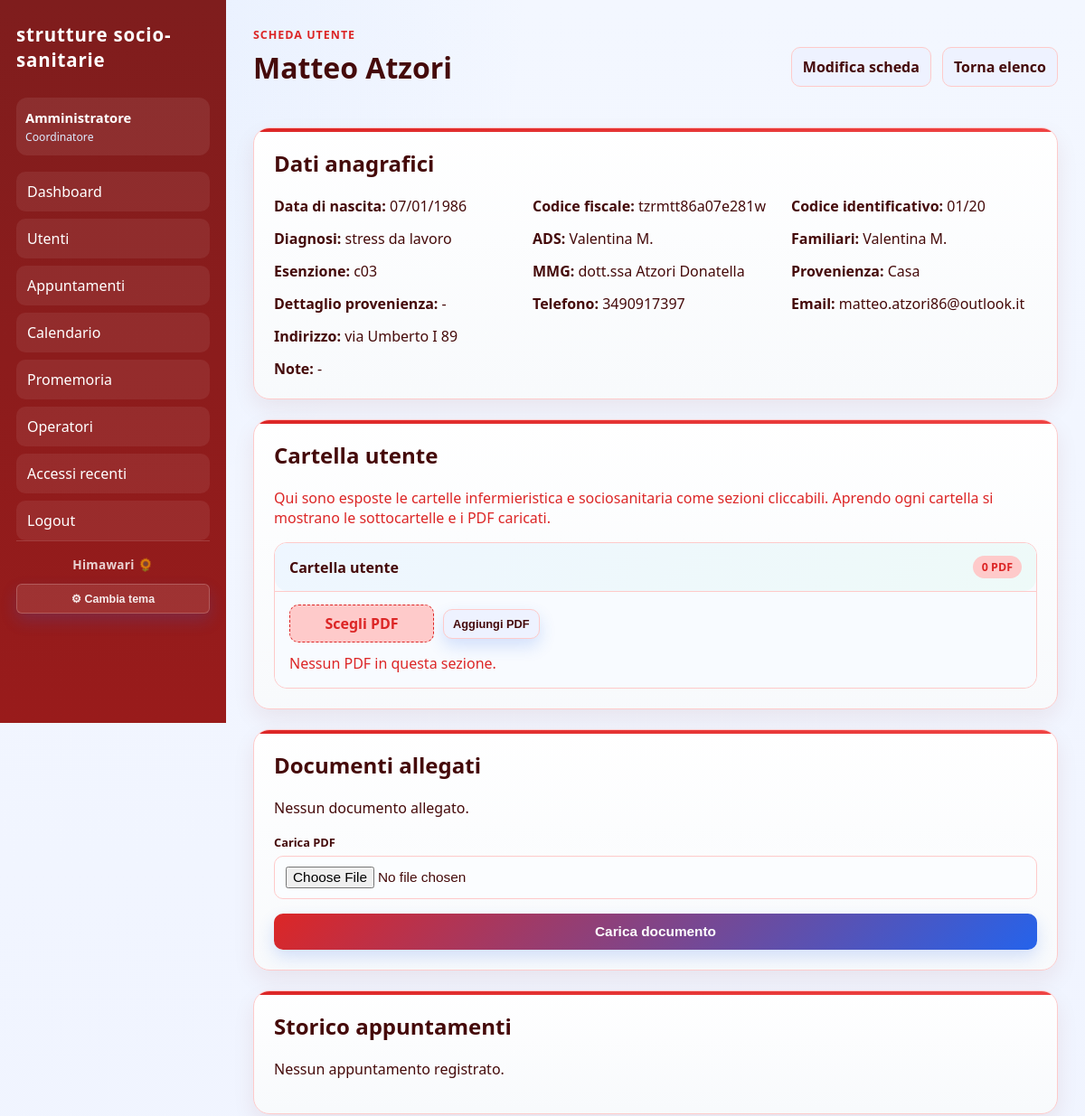
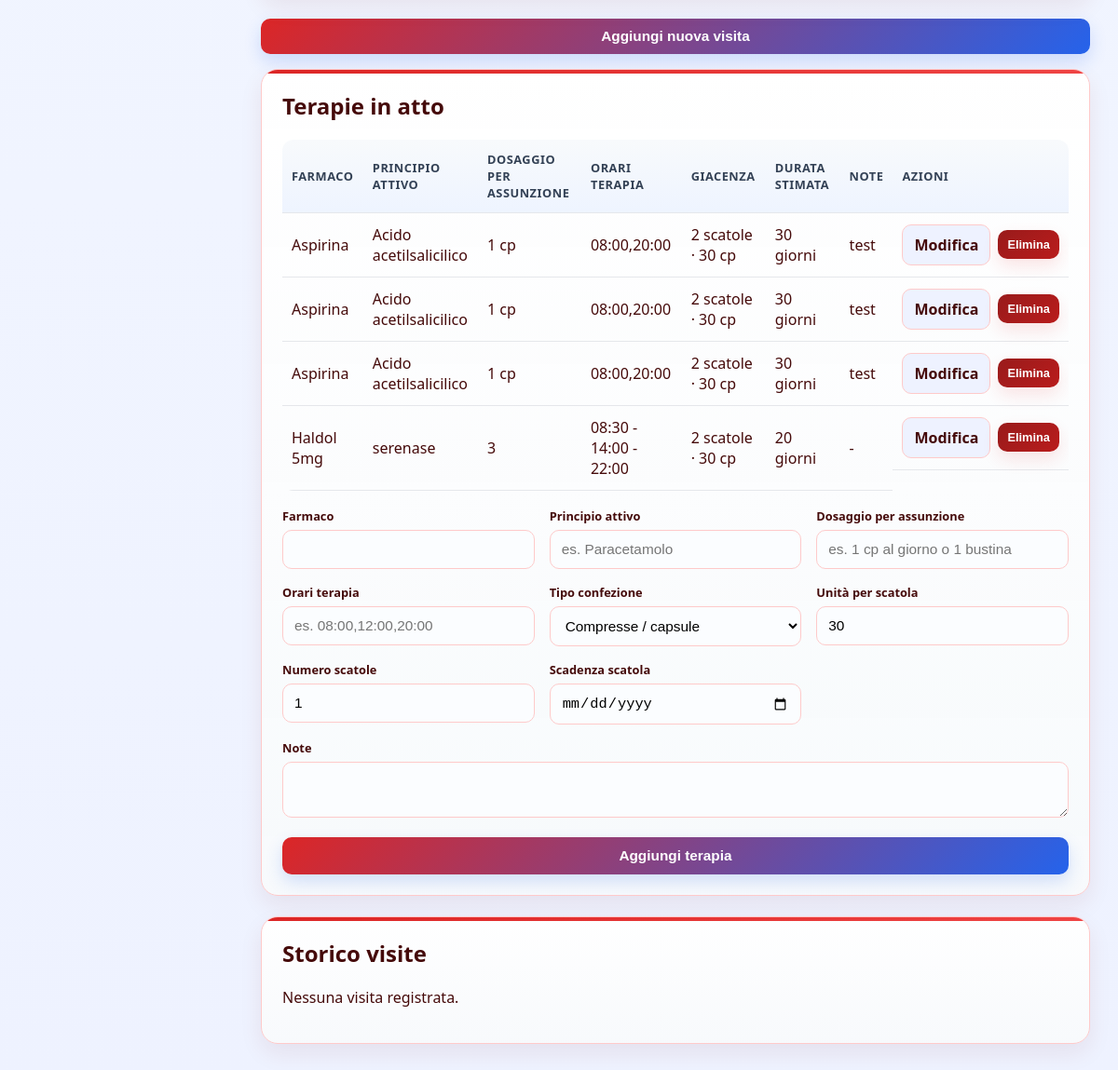
Page /patients/10 (signed in) on the committed database (2 pictures, top to bottom).
### tables this page shows
CREATE TABLE users (
            id INTEGER PRIMARY KEY AUTOINCREMENT,
            username TEXT UNIQUE NOT NULL,
            fullname TEXT NOT NULL,
            role TEXT NOT NULL,
            password TEXT NOT NULL,
            is_archived INTEGER NOT NULL DEFAULT 0
        , theme TEXT NOT NULL DEFAULT 'cool');

CREATE TABLE patients (
            id INTEGER PRIMARY KEY AUTOINCREMENT,
            first_name TEXT NOT NULL,
            last_name TEXT NOT NULL,
            birth_date TEXT,
            cf TEXT,
            phone TEXT,
            email TEXT,
            address TEXT,
            notes TEXT,
            diagnosis TEXT,
            identifier_code TEXT,
            ads TEXT,
            family_members TEXT,
            exemption TEXT,
            mmg TEXT,
            arrival_from TEXT,
            arrival_from_other TEXT
        , is_archived INTEGER NOT NULL DEFAULT 0);

CREATE TABLE therapies (
            id INTEGER PRIMARY KEY AUTOINCREMENT,
            patient_id INTEGER NOT NULL,
            drug_name TEXT NOT NULL,
            dosage TEXT,
            schedule TEXT,
            notes TEXT, active_ingredient TEXT, pack_type TEXT, units_per_box INTEGER NOT NULL DEFAULT 0, stock_boxes INTEGER NOT NULL DEFAULT 0, expiry_date TEXT,
            FOREIGN KEY (patient_id) REFERENCES patients(id)
        );

### app.py (the view)
@app.route("/patients/<int:patient_id>")
@require_login
def patient_detail(patient_id):
    if not user_has_permission("view_patients"):
        abort(403)
    conn = get_db()
    patient = conn.execute("SELECT * FROM patients WHERE id = ?", (patient_id,)).fetchone()
    if not patient:
        conn.close()
        flash("Utente non trovato.", "danger")
        return redirect(url_for("patients"))
    folder_root = get_patient_folder_root(patient)
    folder_tree = build_patient_folder_tree(folder_root)
    appointments = conn.execute(
        """
        SELECT * FROM appointments
        WHERE patient_id = ?
        ORDER BY appointment_date DESC, appointment_time DESC
        """,
        (patient_id,),
    ).fetchall()
    visits = conn.execute(
        """
        SELECT * FROM visits
        WHERE patient_id = ?
        ORDER BY visit_date DESC
        """,
        (patient_id,),
    ).fetchall()
    therapies = conn.execute(
        "SELECT * FROM therapies WHERE patient_id = ? ORDER BY id DESC",
        (patient_id,),
    ).fetchall()
    documents = conn.execute(
        "SELECT * FROM patient_documents WHERE patient_id = ? ORDER BY uploaded_at DESC",
        (patient_id,),
    ).fetchall()
    conn.close()
    return render_template(
        "patient_detail.html",
        patient=patient,
        appointments=appointments,
        visits=visits,
        therapies=therapies,
        documents=documents,
        folder_tree=folder_tree,
        therapy_stock_summary=therapy_stock_summary,
    )

### templates/patient_detail.html (shortened to what this page needs)
{% extends 'base.html' %}
{% block content %}
<div class="page-header">
    <div>
        <p class="eyebrow">Scheda utente</p>
        <h1>{{ patient.first_name }} {{ patient.last_name }}</h1>
    </div>
    <div class="actions-row">
        {% if user_has_permission('edit_patients') %}
        <a class="secondary-btn" href="{{ url_for('edit_patient', patient_id=patient.id) }}">Modifica scheda</a>
        {% endif %}
        <a class="secondary-btn" href="{{ url_for('patients') }}">Torna elenco</a>
    </div>
</div>
<section class="panel">
    <h2>Dati anagrafici</h2>
    <div class="details-grid">
        <div><strong>Data di nascita:</strong> {{ patient.birth_date|it_date or '-' }}</div>
        <div><strong>Codice fiscale:</strong> {{ patient.cf or '-' }}</div>
        <div><strong>Codice identificativo:</strong> {{ patient.identifier_code or '-' }}</div>
        <div><strong>Diagnosi:</strong> {{ patient.diagnosis or '-' }}</div>
        <div><strong>ADS:</strong> {{ patient.ads or '-' }}</div>
        <div><strong>Familiari:</strong> {{ patient.family_members or '-' }}</div>
        <div><strong>Esenzione:</strong> {{ patient.exemption or '-' }}</div>
        <div><strong>MMG:</strong> {{ patient.mmg or '-' }}</div>
        <div><strong>Provenienza:</strong> {{ patient.arrival_from or '-' }}</div>
        <div><strong>Dettaglio provenienza:</strong> {{ patient.arrival_from_other or '-' }}</div>
        <div><strong>Telefono:</strong> {{ patient.phone or '-' }}</div>
        <div><strong>Email:</strong> {{ patient.email or '-' }}</div>
        <div class="full-width"><strong>Indirizzo:</strong> {{ patient.address or '-' }}</div>
        <div class="full-width"><strong>Note:</strong> {{ patient.notes or '-' }}</div>
    </div>
</section>
{% macro render_folder_tree(folder, depth=0) %}
<div class="folder-node" style="margin-left: {{ depth * 16 }}px;">
    <details class="folder-accordion" {% if depth == 0 %}open{% endif %}>
        <summary class="folder-summary">
            <span class="folder-summary-main">
                <span class="folder-label">{{ folder.label }}</span>
            </span>
            <span class="folder-summary-meta">
                <span class="folder-count">{{ folder.files|length if folder.files else 0 }} PDF</span>
            </span>
        </summary>
        <div class="folder-panel">
            <div class="folder-upload-strip">
                <form method="post" action="{{ url_for('upload_patient_folder_pdf', patient_id=patient.id) }}" enctype="multipart/form-data" class="folder-upload-form">
                    <label class="file-drop">
                        <span class="file-drop-text">Scegli PDF</span>
                    </label>
                    <button type="submit" class="secondary-btn small">Aggiungi PDF</button>
                </form>
            </div>
            {% if folder.files %}
            <ul class="folder-files">
                {% for pdf in folder.files %}
                <li>
                    <a href="{{ url_for('download_patient_folder_pdf', patient_id=patient.id, file_path=pdf.relative_path) }}" target="_blank" rel="noopener">
                        <span class="file-icon">PDF</span>
                        <span>{{ pdf.name }}</span>
                    </a>
                </li>
                {% endfor %}
            </ul>
            {% else %}
            <p class="folder-empty">Nessun PDF in questa sezione.</p>
            {% endif %}
        </div>
    </details>
</div>
{% endmacro %}
<section class="panel">
    <h2>Cartella utente</h2>
    <p class="section-subtitle">Qui sono esposte le cartelle infermieristica e sociosanitaria come sezioni cliccabili. Aprendo ogni cartella si mostrano le sottocartelle e i PDF caricati.</p>
    <div class="folder-tree-wrap">
        {{ render_folder_tree(folder_tree) }}
    </div>
</section>
<section class="panel">
    <h2>Documenti allegati</h2>
    {% if documents %}
    <table>
        <thead>
            <tr>
                <th>Nome file</th>
                <th>Caricato il</th>
                <th>Dimensione</th>
                <th>Azioni</th>
            </tr>
        </thead>
        <tbody>
            {% for document in documents %}
            <tr>
                <td>{{ document.original_name }}</td>
                <td>{{ document.uploaded_at|it_date }}</td>
                <td>{{ (document.file_size / 1024) | round(1) }} KB</td>
                <td class="table-actions">
                    <a class="secondary-btn small" href="{{ url_for('download_patient_document', document_id=document.id) }}" target="_blank" rel="noopener">Scarica</a>
                    {% if user_has_permission('delete_patients') %}
                    <form method="post" action="{{ url_for('delete_patient_document', document_id=document.id) }}">
                        <button type="submit" class="danger small">Elimina</button>
                    </form>
                    {% endif %}
                </td>
            </tr>
            {% endfor %}
        </tbody>
    </table>
    {% else %}
    <p>Nessun documento allegato.</p>
    {% endif %}
    {% if user_has_permission('edit_patients') %}
    <form method="post" action="{{ url_for('upload_patient_document', patient_id=patient.id) }}" class="form-grid" enctype="multipart/form-data" style="margin-top: 18px;">
        <div class="full-width">
            <label>Carica PDF</label>
            <input type="file" name="file" accept="application/pdf" required>
        </div>
        <div class="full-width">
            <button type="submit">Carica documento</button>
        </div>
    </form>
    {% endif %}
</section>
<section class="panel">
    <h2>Storico appuntamenti</h2>
    {% if appointments %}
    <table>
        <thead>
            <tr>
                <th>Data</th>
                <th>Ora</th>
                <th>Tipo</th>
                <th>Operatore</th>
                <th>Stato</th>
            </tr>
        </thead>
        <tbody>
            {% for appointment in appointments %}
            <tr>
                <td>{{ appointment.appointment_date }}</td>
                <td>{{ appointment.appointment_time }}</td>
                <td>{{ appointment.appointment_type }}</td>
                <td>{{ appointment.operator_name }}</td>
                <td>{{ appointment.status }}</td>
            </tr>
            {% endfor %}
        </tbody>
    </table>
    {% else %}
    <p>Nessun appuntamento registrato.</p>
    {% endif %}
</section>
<div style="margin-bottom:16px;">
    <button id="toggle-new-visit" class="primary-btn">Aggiungi nuova visita</button>
</div>
<section class="panel">
    <h2>Terapie in atto</h2>
    {% if therapies %}
    <table>
        <thead>
            <tr>
                <th>Farmaco</th>
                <th>Principio attivo</th>
                <th>Dosaggio per assunzione</th>
                <th>Orari terapia</th>
                <th>Giacenza</th>
                <th>Durata stimata</th>
                <th>Note</th>
                <th>Azioni</th>
            </tr>
        </thead>
        <tbody>
            {% for therapy in therapies %}
            {% set therapy_stock = therapy_stock_summary(therapy) %}
            <tr>
                <td>{{ therapy.drug_name }}</td>
                <td>{{ therapy.active_ingredient or '-' }}</td>
                <td>{{ therapy.dosage or '-' }}</td>
                <td>{{ therapy.schedule or '-' }}</td>
                <td>{{ therapy_stock.stock_label }}</td>
                <td>{{ therapy_stock.duration_label }}</td>
                <td>{{ therapy.notes or '-' }}</td>
                <td class="actions">
                    {% if user_has_permission('edit_therapies') %}
                    <a class="secondary-btn" href="{{ url_for('edit_therapy', therapy_id=therapy.id) }}">Modifica</a>
                    {% endif %}
                    {% if user_has_permission('delete_therapies') %}
                    <form method="post" action="{{ url_for('delete_therapy', therapy_id=therapy.id) }}" style="display:inline;">
                        <button type="submit" class="danger small" onclick="return confirm('Eliminare questa terapia?')">Elimina</button>
                    </form>
                    {% endif %}
                </td>
            </tr>
            {% endfor %}
        </tbody>
    </table>
    {% else %}
    <p>Nessuna terapia inserita.</p>
    {% endif %}
    <form method="post" action="{{ url_for('add_therapy', patient_id=patient.id) }}" class="form-grid" style="margin-top: 18px;">
        <div>
            <label>Farmaco</label>
            <input type="text" name="drug_name" required>
        </div>
        <div>
            <label>Principio attivo</label>
            <input type="text" name="active_ingredient" placeholder="es. Paracetamolo">
        </div>
        <div>
            <label>Dosaggio per assunzione</label>
            <input type="text" name="dosage" placeholder="es. 1 cp al giorno o 1 bustina">
        </div>
        <div>
            <label>Orari terapia</label>
            <input type="text" name="schedule" placeholder="es. 08:00,12:00,20:00">
        </div>
        <div>
            <label>Tipo confezione</label>
            <select name="pack_type">
                <option value="cp">Compresse / capsule</option>
            </select>
        </div>
        <div>
            <label>Unità per scatola</label>
            <input type="number" min="0" name="units_per_box" value="30">
        </div>
        <div>
            <label>Numero scatole</label>
            <input type="number" min="0" name="stock_boxes" value="1">
        </div>
        <div>
            <label>Scadenza scatola</label>
            <input type="date" name="expiry_date">
        </div>
        <div class="full-width">
            <label>Note</label>
            <textarea name="notes" rows="2"></textarea>
        </div>
        <div class="full-width">
            <button type="submit">Aggiungi terapia</button>
        </div>
    </form>
</section>
<section class="panel">
    <h2>Storico visite</h2>
    {% if visits %}
    <div class="visit-list">
        {% for visit in visits %}
        <article class="visit-item">
            <h3>{{ visit.visit_date }} - {{ visit.visit_type }}</h3>
            {% if visit.doctor_name %}<p><strong>Operatore:</strong> {{ visit.doctor_name }}</p>{% endif %}
            {% if visit.summary %}<p><strong>Riassunto:</strong> {{ visit.summary }}</p>{% endif %}
            {% if visit.notes %}<p><strong>Note:</strong> {{ visit.notes }}</p>{% endif %}
            {% if visit.outcome %}<p><strong>Esito:</strong> {{ visit.outcome }}</p>{% endif %}
            {% if visit.follow_up %}<p><strong>Follow-up:</strong> {{ visit.follow_up }}</p>{% endif %}
        </article>
        {% endfor %}
    </div>
    {% else %}
    <p>Nessuna visita registrata.</p>
    {% endif %}
</section>
{% endblock %}

### templates/base.html (shortened to what this page needs)
<!DOCTYPE html>
<html lang="it">
<head>
    <link rel="stylesheet" href="{{ url_for('static', filename='style.css') }}">
</head>
<body data-theme="{{ current_user.theme or 'cool' if current_user else 'cool' }}">
    <div class="app-shell">
        <aside class="sidebar">
            <div class="brand">{{ app_name }}</div>
            {% if current_user %}
            <div class="user-badge">
                <strong>{{ current_user.fullname }}</strong><br>
                <span>{{ ROLE_LABELS.get(current_user.role, current_user.role) }}</span>
            </div>
            <nav>
                <a href="{{ url_for('dashboard') }}">Dashboard</a>
                {% if user_has_permission('view_patients') %}
                <a href="{{ url_for('patients') }}">Utenti</a>
                {% endif %}
                {% if user_has_permission('view_appointments') %}
                <a href="{{ url_for('appointments') }}">Appuntamenti</a>
                <a href="{{ url_for('calendar') }}">Calendario</a>
                <a href="{{ url_for('notifications') }}">Promemoria</a>
                {% endif %}
                {% if user_has_permission('manage_users') %}
                <a href="{{ url_for('users') }}">Operatori</a>
                <a href="{{ url_for('audit') }}">Accessi recenti</a>
                {% endif %}
                <a href="{{ url_for('logout') }}">Logout</a>
            </nav>
            <div class="sidebar-footer">
                <div class="himawari-brand">Himawari 🌻</div>
                <button class="theme-toggle-btn" onclick="document.getElementById('theme-menu').classList.toggle('show')">⚙ Cambia tema</button>
            </div>
            {% endif %}
        </aside>
        <main class="main-content">
            {% block content %}{% endblock %}
        </main>
    </div>
</body>
</html>

### rows in the picture
users: fullname "Amministratore", get "Coordinatore"
patients: first_name "Matteo", last_name "Atzori", birth_date|it_date "07/01/1986", cf "tzrmtt86a07e281w", identifier_code "01/20", diagnosis "stress da lavoro", ads "Valentina M.", family_members "Valentina M.", exemption "c03", mmg "dott.ssa Atzori Donatella", arrival_from "Casa", arrival_from_other "-", phone "3490917397", email "matteo.atzori86@outlook.it", address "via Umberto I 89", notes "-"
therapies: drug_name "Aspirina", active_ingredient "Acido acetilsalicilico", dosage "1 cp", schedule "08:00,20:00", stock_label "2 scatole · 30 cp", duration_label "30 giorni", notes "test"
therapies: drug_name "Aspirina", active_ingredient "Acido acetilsalicilico", dosage "1 cp", schedule "08:00,20:00", stock_label "2 scatole · 30 cp", duration_label "30 giorni", notes "test"
therapies: drug_name "Aspirina", active_ingredient "Acido acetilsalicilico", dosage "1 cp", schedule "08:00,20:00", stock_label "2 scatole · 30 cp", duration_label "30 giorni", notes "test"
therapies: drug_name "Haldol 5mg", active_ingredient "serenase", dosage "3", schedule "08:30 - 14:00 - 22:00", stock_label "2 scatole · 30 cp", duration_label "20 giorni", notes "-"

### other values in the picture
{{ app_name }} "strutture socio-sanitarie"
{{ folder.label }} "Cartella utente"
{{ folder.files|length if folder.files else 0 }} "0"
